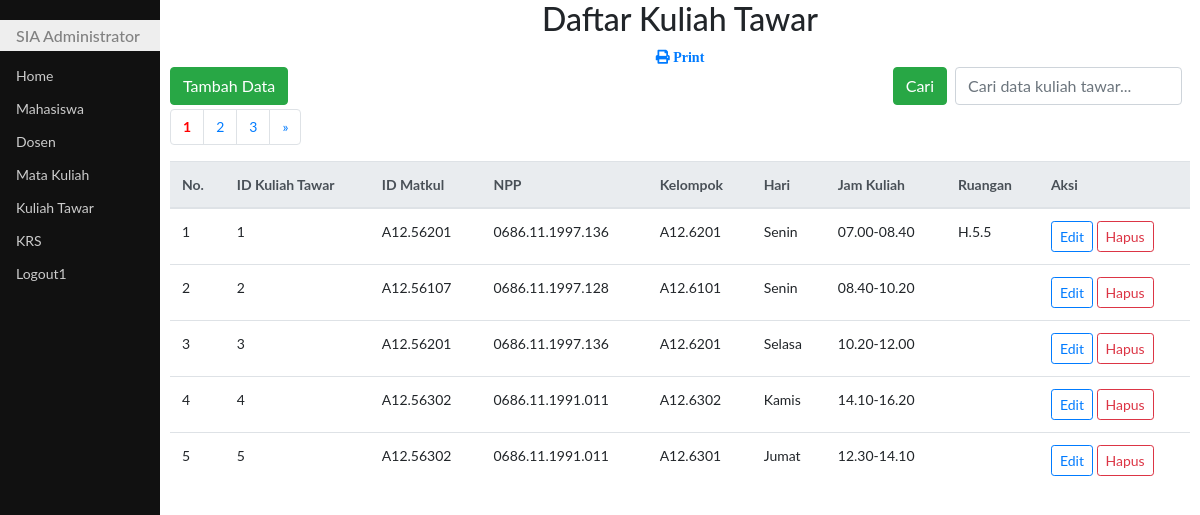
/updateTawar.php, run on the app's committed database.
### tables this page shows
CREATE TABLE `kultawar` (
  `idkultawar` int(11) NOT NULL,
  `idmatkul` char(10) DEFAULT NULL,
  `npp` char(16) DEFAULT NULL,
  `klp` char(10) DEFAULT NULL,
  `hari` varchar(10) DEFAULT NULL,
  `jamkul` char(13) DEFAULT NULL,
  `ruang` char(6) DEFAULT NULL
);

### updateTawar.php (the view, shortened to what this page needs)
<!DOCTYPE html>
<html>
<head>
	<link rel="stylesheet" type="text/css" href="bootstrap4/css/bootstrap.css">
	<link rel="stylesheet" type="text/css" href="css/styleku.css">
	<link rel="stylesheet" href="https://use.fontawesome.com/releases/v5.7.0/css/all.css">
</head>
<body>
<?php
	require "fungsi.php";
	$jmlDataPerHal = 5;
	if (isset($_POST['cari'])){
		$cari=$_POST['cari'];
		$sql = "SELECT * from kultawar where idkultawar like '%$cari%' or
							  idkultawar like '%$cari%' or
							  idmatkul like '%$cari%' or
							  npp like '%$cari%' or
							  klp like '%$cari%' or
							  hari like '%$cari%'or
							  jamkul like '%$cari%' or
							  ruang like '%$cari%'";
	}else{
		$sql = "SELECT * from kultawar";
	}
	$qry = mysqli_query($koneksi,$sql) or die(mysqli_error($koneksi));
	$jmlData = mysqli_num_rows($qry);
	$jmlHal = ceil($jmlData / $jmlDataPerHal);
	if (isset($_GET['hal'])){
		$halAktif=$_GET['hal'];
	}else{
		$halAktif=1;
	}
	$awalData=($jmlDataPerHal * $halAktif)-$jmlDataPerHal;
	$kosong=false;
	if (isset($_POST['cari'])){
		$cari=$_POST['cari'];
		$sql = "SELECT * from kultawar where idkultawar like '%$cari%' or
							  idkultawar like '%$cari%' or
							  idmatkul like '%$cari%' or
							  npp like '%$cari%' or
							  klp like '%$cari%' or
							  hari like '%$cari%' or
							  jamkul like '%$cari%' or
							  ruang like '%$cari%'
							  limit $awalData,$jmlDataPerHal";
	}else{
		$sql = "SELECT * from kultawar limit $awalData,$jmlDataPerHal";
	}
	$hasil=mysqli_query($koneksi,$sql) or die(mysqli_error($koneksi));
?>
<div class="utama">
	<h2 class="text-center">Daftar Kuliah Tawar</h2>
	<div class="text-center"><a href="prnKultawar.php"><span class="fas fa-print">&nbsp;Print</span></a></div>
	<span class="float-left">
		<a class="btn btn-success" href="addTawar.php">Tambah Data</a>
	</span>
	<span class="float-right">
		<form action="" method="post" class="form-inline">
			<button class="btn btn-success" type="submit">Cari</button>
			<input class="form-control mr-2 ml-2" type="text" name="cari" placeholder="Cari data kuliah tawar..." autofocus autocomplete="off">
		</form>
	</span>
	<br><br>
	<ul class="pagination">
		<?php
			for($i=1;$i<=$jmlHal;$i++){
				if ($i==$halAktif){
					echo "<li class='page-item'><a class='page-link' href=?hal=$i style='font-weight:bold;color:red;'>$i</a></li>";
				}else{
					echo "<li class='page-item'><a class='page-link' href=?hal=$i>$i</a></li>";
				}
			}
			if ($halAktif<$jmlHal){
				$forward=$halAktif+1;
				echo "<li class='page-item'><a class='page-link' href=?hal=$forward>&raquo;</a></li>";
			}
		?>
	</ul>
	<table class="table table-hover">
		<thead class="thead-light">
			<tr>
				<th>No.</th>
				<th>ID Kuliah Tawar</th>
				<th>ID Matkul</th>
				<th>NPP</th>
				<th>Kelompok</th>
				<th>Hari</th>
				<th>Jam Kuliah</th>
				<th>Ruangan</th>
				<th>Aksi</th>
			</tr>
		</thead>
		<tbody>
			<?php
			if ($kosong){
				?>
				<tr><th colspan="6">
					<div class="alert alert-info alert-dismissible fade show text-center">
						Data tidak ada
					</div>
				</th></tr>
				<?php
			} else{
				if($awalData==0){
					$no=$awalData+1;
				}else{
					$no=$awalData+1;
				}
				while($row=mysqli_fetch_assoc($hasil)){
					?>
					<tr>
						<td><?php echo $no?></td>
						<td><?php echo $row["idkultawar"]?></td>
						<td><?php echo $row["idmatkul"]?></td>
						<td><?php echo $row["npp"]?></td>
						<td><?php echo $row["klp"]?></td>
						<td><?php echo $row["hari"]?></td>
						<td><?php echo $row["jamkul"]?></td>
						<td><?php echo $row["ruang"]?></td>
						<td>
							<a class="btn btn-outline-primary btn-sm" href="editTawar.php?kode=<?php echo $row["idkultawar"]?>">Edit</a>
							<a class="btn btn-outline-danger btn-sm" href="hpsTawar.php?kode=<?php echo $row["idkultawar"]?>" id="linkHps" onclick="return confirm('Yakin dihapus nih?')">Hapus</a>
						</td>
					</tr>
					<?php
					$no++;
				}
			}
			?>
		</tbody>
	</table>
</div>
</body>
</html>

### css/styleku.css (style rules this page uses)
body { font-family: "Lato", sans-serif; }
.menusamping { height: 100%; width: 160px; position: fixed; z-index: 1; top: 0; left: 0; background-color: #111; overflow-x: hidden; padding-top: 20px; }
.menusamping a { padding: 6px 8px 6px 16px; text-decoration: none; font-size: 14px; color: #ccc; display: block; }
.menusamping h1 { padding: 6px 8px 6px 16px; text-decoration: none; font-size: 16px; color: #818181; background-color:#eee; display: block; }
.utama { margin-left: 160px; font-size: 14px; padding: 0px 10px; }

### data on the page
kultawar: idkultawar "1", idmatkul "A12.56201", npp "0686.11.1997.136", klp "A12.6201", hari "Senin", jamkul "07.00-08.40", ruang "H.5.5"
kultawar: idkultawar "2", idmatkul "A12.56107", npp "0686.11.1997.128", klp "A12.6101", hari "Senin", jamkul "08.40-10.20"
kultawar: idkultawar "3", idmatkul "A12.56201", npp "0686.11.1997.136", klp "A12.6201", hari "Selasa", jamkul "10.20-12.00"
kultawar: idkultawar "4", idmatkul "A12.56302", npp "0686.11.1991.011", klp "A12.6302", hari "Kamis", jamkul "14.10-16.20"
kultawar: idkultawar "5", idmatkul "A12.56302", npp "0686.11.1991.011", klp "A12.6301", hari "Jumat", jamkul "12.30-14.10"
